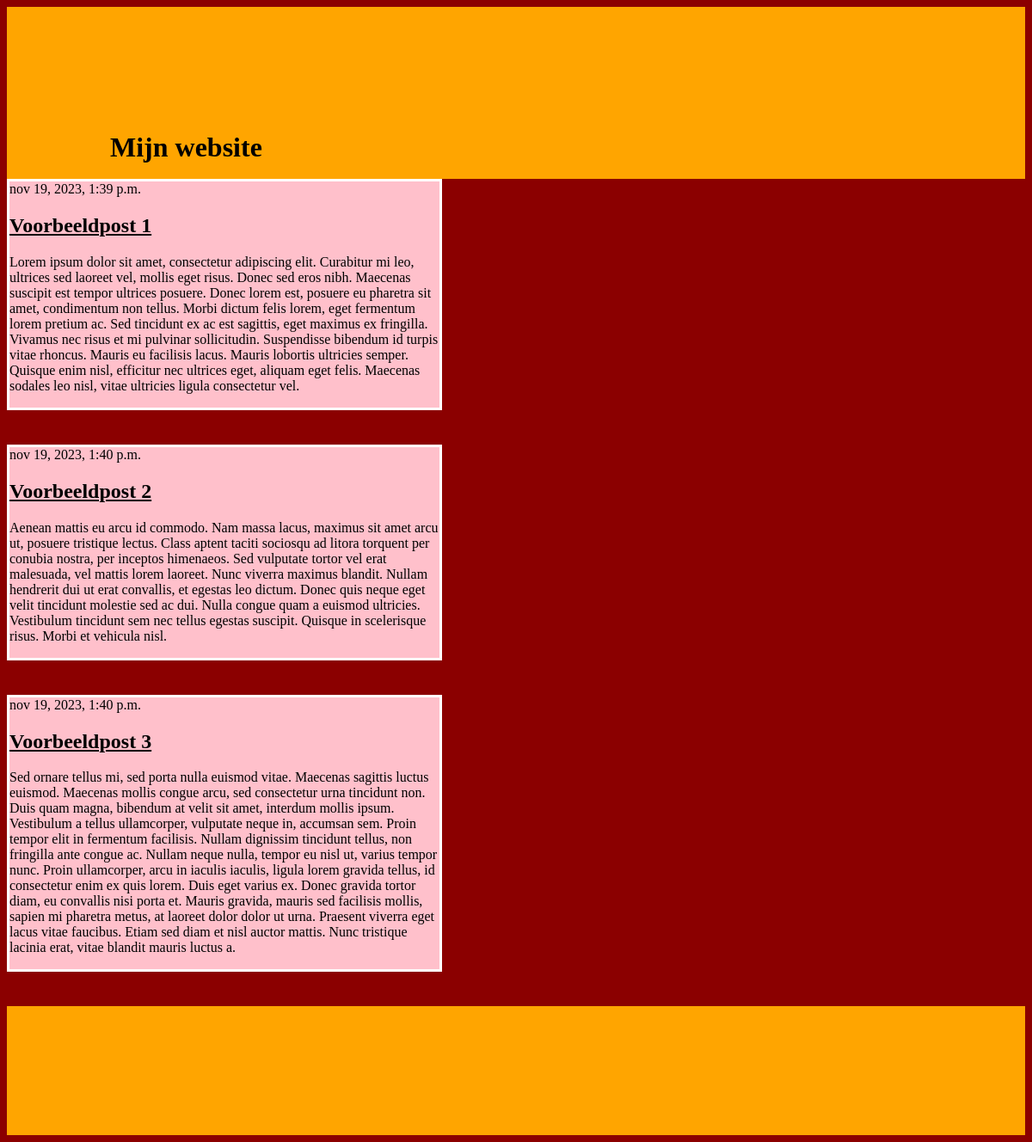
The app's page /, older data.
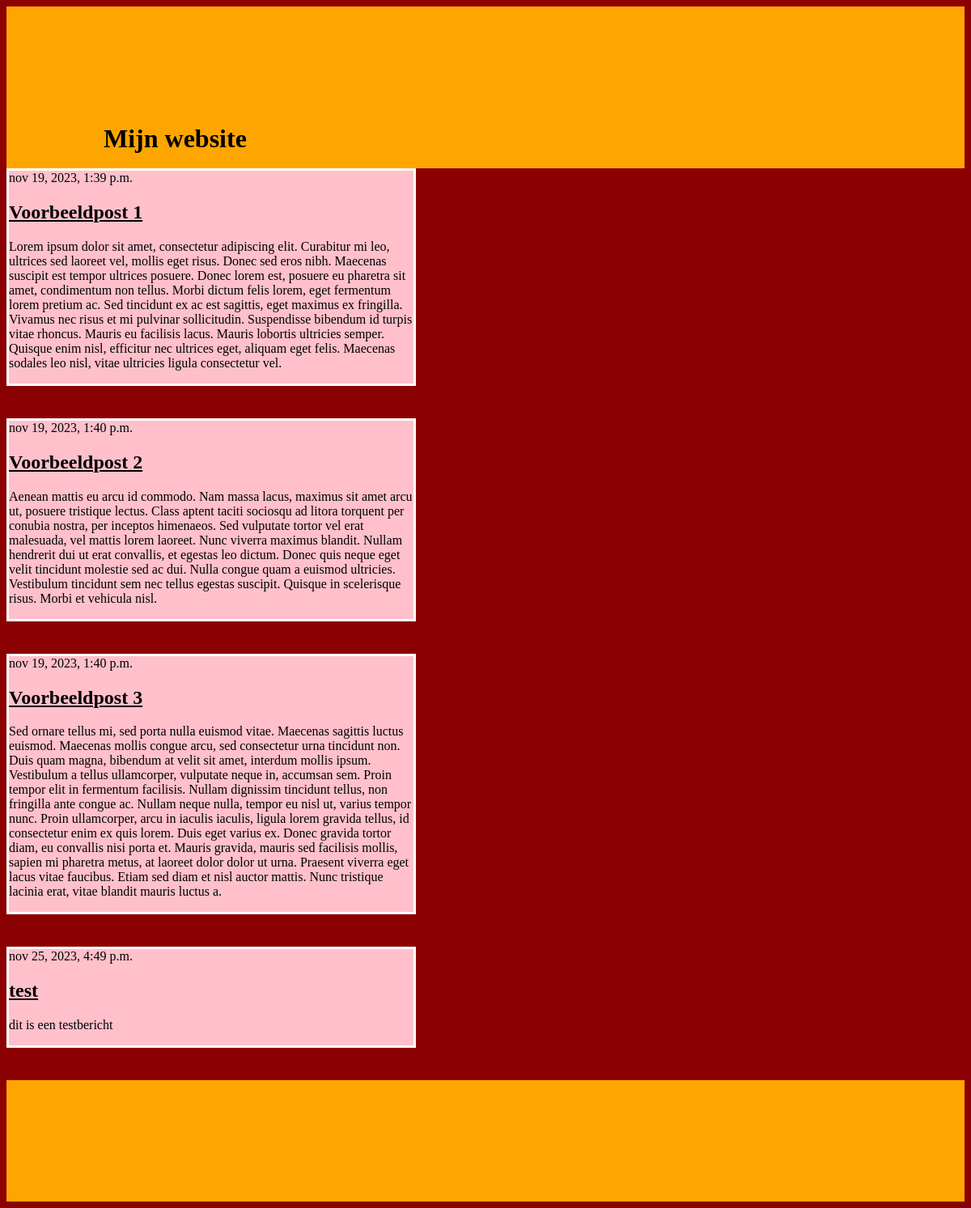
The same page, newer data.
### blog/models.py (models this page shows, shortened)
class Post(models.Model):
    author = models.ForeignKey(settings.AUTH_USER_MODEL, on_delete=models.CASCADE)
    title = models.CharField(max_length=200)
    text = models.TextField()
    created_date = models.DateTimeField(default=timezone.now)
    published_date = models.DateTimeField(blank=True, null=True)

### blog/views.py (the view)
# urls.py: path('', views.post_list, name='post_list'),
def post_list(request):
    posts = Post.objects.filter(published_date__lte=timezone.now()) .order_by('published_date')
    return render(request, 'blog/post_list.html', {'posts': posts})

### blog/templates/blog/post_list.html (shortened to what this page needs)
{% load static %}
<!DOCTYPE html>
<html lang="en">
    <head>
        <link href=
        "https://cdn.jsdelivr.net/npm/bootstrap@5.1.3/dist/css/bootstrap.min.css"
        rel="stylesheet"integrity=
        "sha384-1BmE4kWBq78iYhFldvKuhfTAU6auU8tT94WrHftjDbrCEXSU1oBoqyl2QvZ6jIW3"
>
        <link rel="stylesheet" href="{% static 'css/stijl.css' %}">
    </head>
    <header>
        <br><br><br>
        <h1>Mijn website</h1>
    </header>
    <body>
        {% block content %}
        {% for post in posts %}
        <article class="post">
            <time class="date">
                {{ post.published_date }}
            </time>
            <h2><a href="">{{ post.title }}</a></h2>
            <p>{{ post.text|linebreaksbr }}</p>
        </article>
        {% endfor %}
        {% endblock %}
    </body>
    <footer></footer>
</html>

### blog/static/css/stijl.css (style rules this page uses)
body { background-color: darkred; color: black; }
h1 { color: black; margin-left: 50px; padding: 70px }
header { background-color: orange; width: 100%; height: 200px; }
footer { background-color: orange; width: 100%; height: 150px; }
article { width: 500px; margin-bottom: 40px; border: 3px solid white; background-color: pink; }
h2 { color: orange; }
a { color: black; }

Row changes from the older to the newer data that the page shows:
added Post: published_date "nov 25, 2023, 4:49 p.m.", title "test", text "dit is een testbericht"
